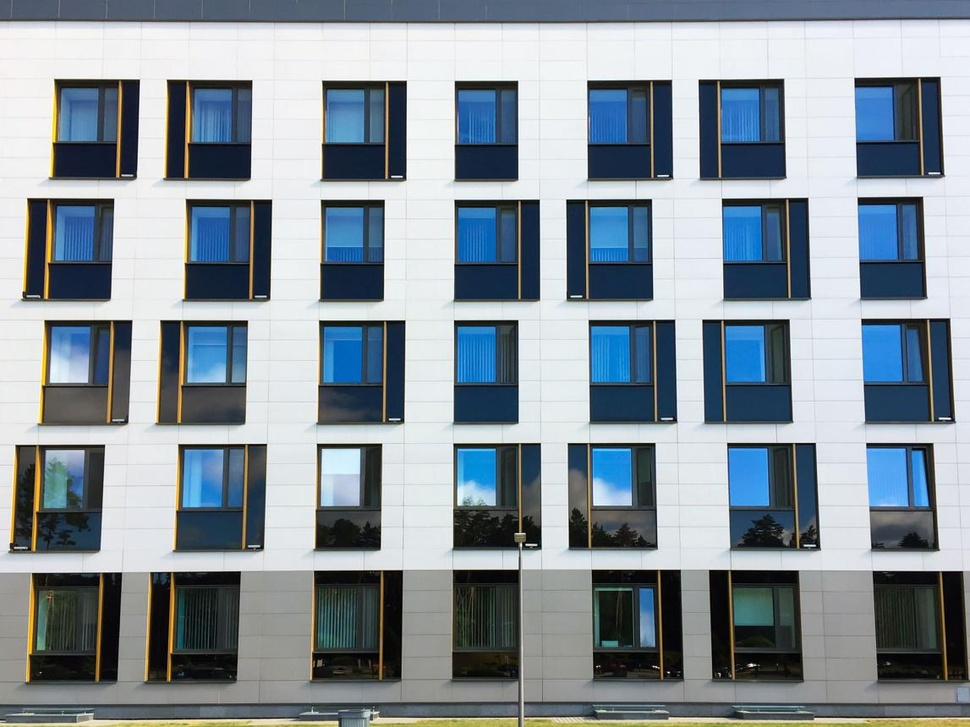
#> input picture exp16/exp16.jpg, 970 x 727 px, shrunk from 1147 x 860 before the run
$ python exp16.py
#> lines starting #> are read from the running program, lines starting #| are printed output that depends on the picture
import cv2

img = cv2.imread("exp16.jpg")
#> img is the input picture: shape (727, 970, 3); mean B, G, R 154.5, 146.1, 134.7
gray = cv2.cvtColor(img, cv2.COLOR_BGR2GRAY)
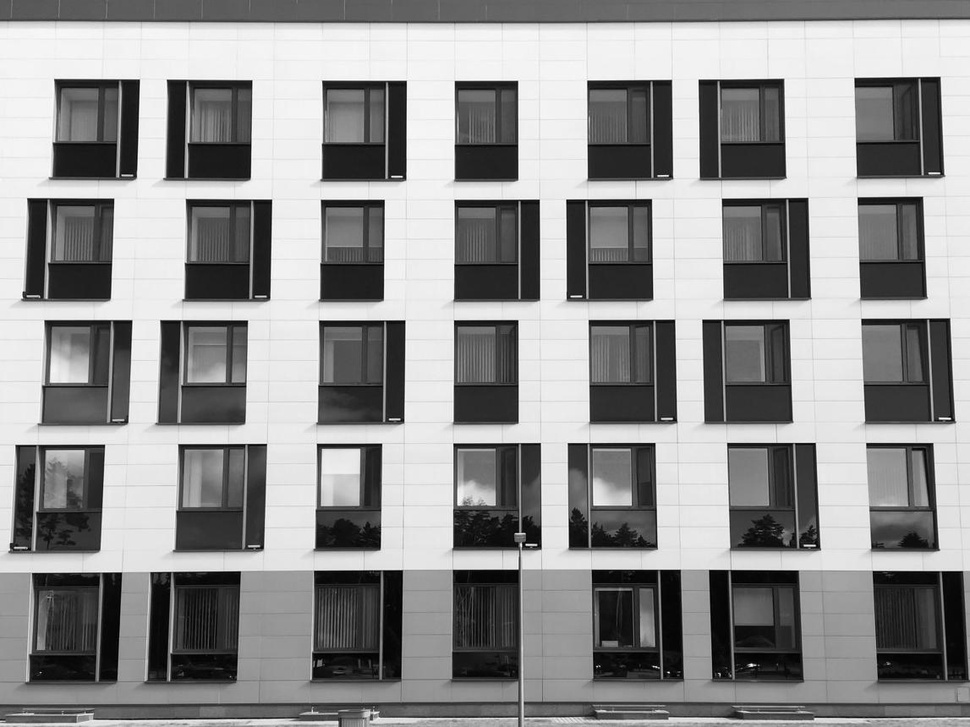
#> gray: shape (727, 970); min 0, max 255, mean 143.6

edge = cv2.Canny(gray, 100, 200)
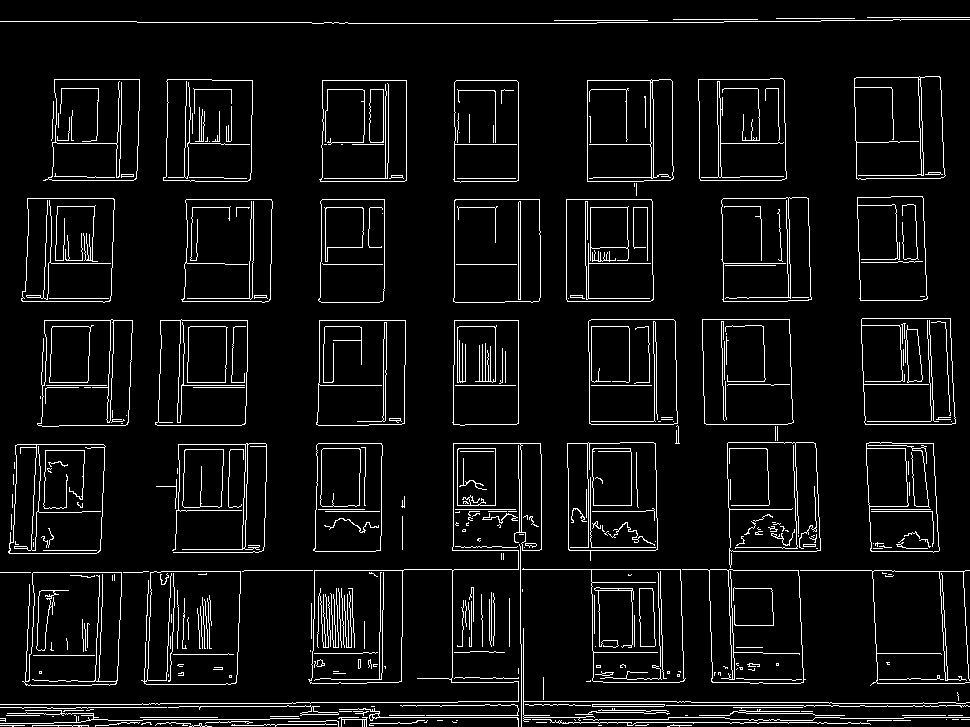
#> edge: shape (727, 970); 6.2% white in thin lines or dots

cv2.imshow("Canny", edge)
cv2.imwrite("canny.jpg", edge)
cv2.waitKey(0)
cv2.destroyAllWindows()
